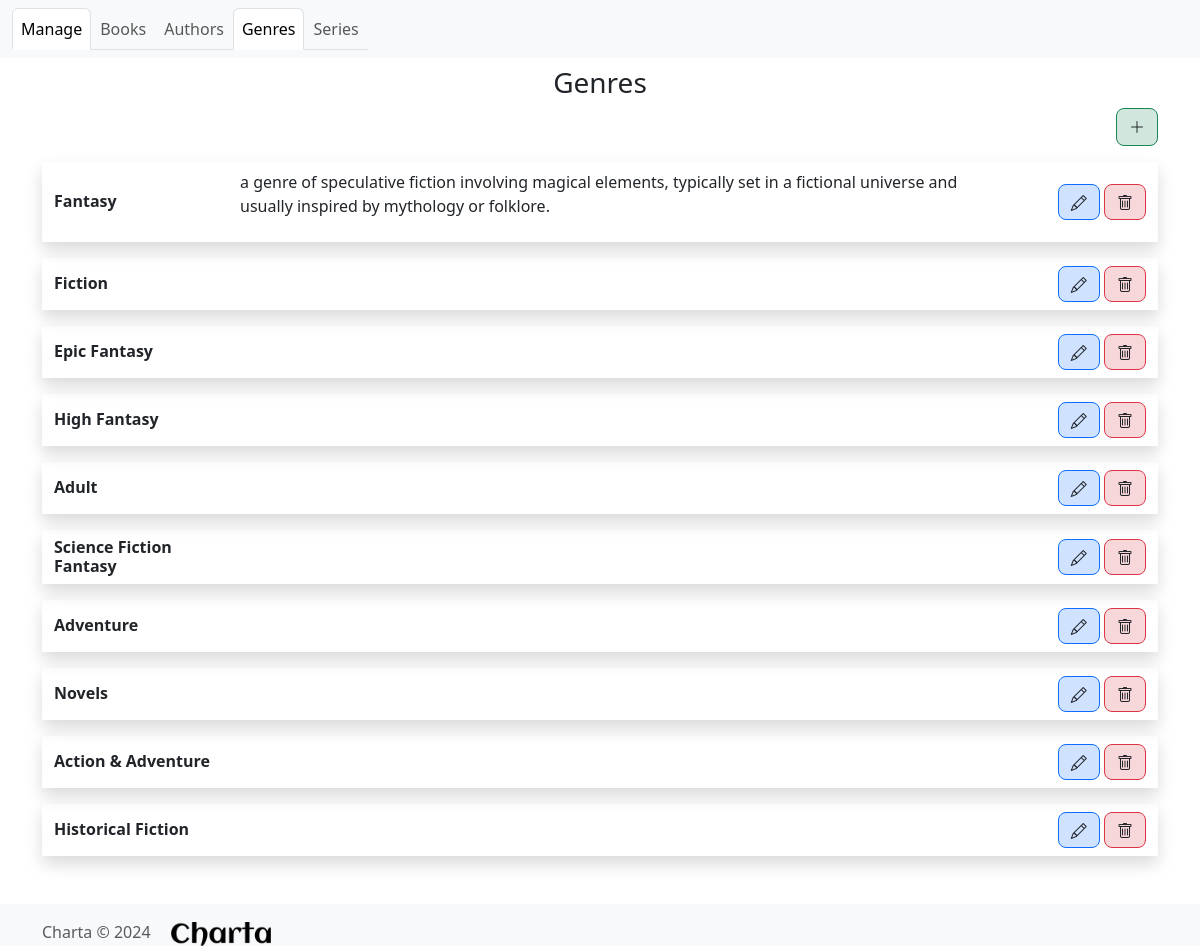
Page /manage/genres on the committed database.
### charta_management/models.py (models this page shows, shortened)
class Genre(models.Model):
    name = models.CharField(max_length=100, unique=True)
    description = models.TextField(null=True, blank=True)

### charta_management/views.py (the view)
# urls.py: path('manage/genres', views.manage_genres, name='manage_genres'),
def manage_genres(request):
    genres = models.Genre.objects.all()
    if request.method == 'POST':
        if 'delete' in request.POST:
            pk = request.POST.get('delete')
            genre = models.Genre.objects.get(id=pk)
            genre.delete()
            return redirect('manage_genres')
    return render(request, 'genres.html', {'genres': genres})

### charta_management/templates/genres.html (shortened to what this page needs)
{% extends 'management_base.html' %}
{% block content %}
  <div class="container text-center my-2">
    <h3>Genres</h3>
    <div class="text-end">
      <a href="{% url 'add_genre' %}">
        <button type="button" class="btn bg-success-subtle border border-success rounded-3 text-end fw-bold">
          <i class="bi bi-plus-lg"></i>
        </button>
      </a>
    </div>
  </div>
  <div class="container" id="genres_list">
    {% for genre in genres %}
      <div class="row align-items-center my-3 py-2 m-0 shadow">
        <div class="col-2 text-start">
          <h6 class="card-title fw-bolder">{{ genre.name }}</h6>
        </div>
        <div class="col-md-8 col-sm-10">
          <p>{{ genre.description }}</p>
        </div>
        <div class="col-md-2 col-sm-12 text-end ">
          <a
            class="btn bg-primary-subtle border border-primary rounded-3 pb-1"
            href="{% url 'edit_genre' genre.id %}"
          >
            <i class="bi bi-pencil"></i>
          </a>
          <form method="POST" action="{% url 'manage_genres' %}" style="display: inline-block;">
            <button name="delete" class="btn bg-danger-subtle border border-danger rounded-3 pb-1"
                    onclick="return confirm('Are you sure you want to delete this genre?')" value="{{ genre.id }}">
              <i class="bi bi-trash"></i>
            </button>
          </form>
        </div>
      </div>
    {% endfor %}
  </div>
{% endblock %}

### rows in the picture
Genre: name "Fantasy", description "a genre of speculative fiction involving magical elements, typically set in a fictional universe and usually inspired by mythology or folklore.", {{ genre.id }} 1 (drawn)
Genre: name "Fiction", {{ genre.id }} 2 (drawn)
Genre: name "Epic Fantasy", {{ genre.id }} 3 (drawn)
Genre: name "High Fantasy", {{ genre.id }} 4 (drawn)
Genre: name "Adult", {{ genre.id }} 5 (drawn)
Genre: name "Science Fiction Fantasy", {{ genre.id }} 6 (drawn)
Genre: name "Adventure", {{ genre.id }} 7 (drawn)
Genre: name "Novels", {{ genre.id }} 8 (drawn)
Genre: name "Action & Adventure", {{ genre.id }} 9 (drawn)
Genre: name "Historical Fiction", {{ genre.id }} 10 (drawn)
